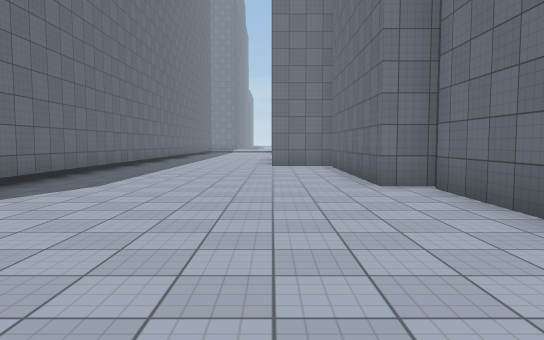
view 1 (above)

24 first-person views from a walk through a 3-D level made in the Unity game engine. The camera is 1.4 m above the floor, tilts 4° down and sees 70° across. The floor is counted in squares, 2 m on a side. Each view is taken from the middle of a square. On the plan, view 1 faces up. The plan holds only what a view shows up to about 11 squares ahead; the rest is blank. The place goes on beyond the plan. The player is left out. Surface patterns are stand-ins for the level's own textures.

view 2
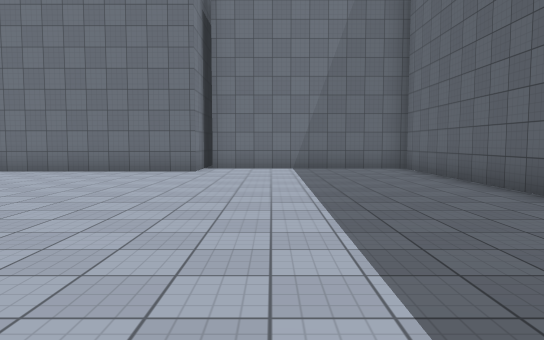

view 3
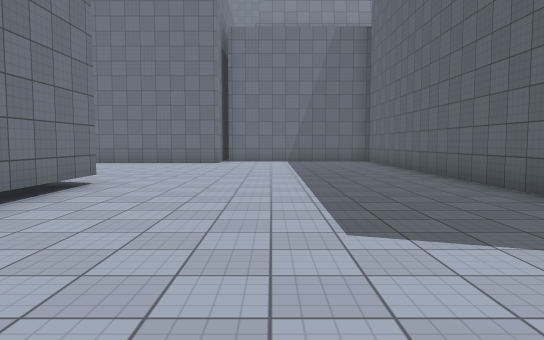

view 4
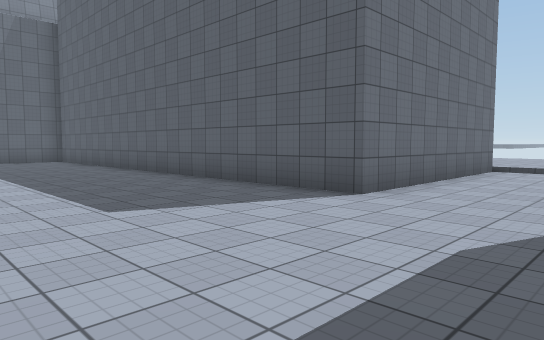

view 5
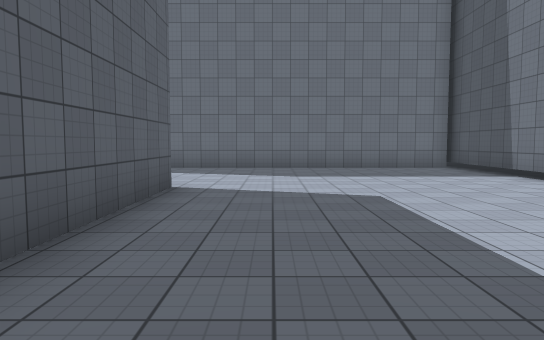

view 6
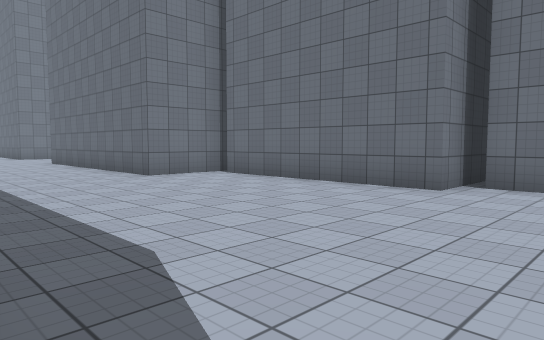

view 7
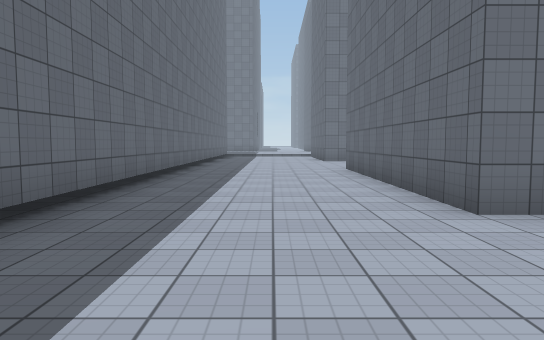

view 8
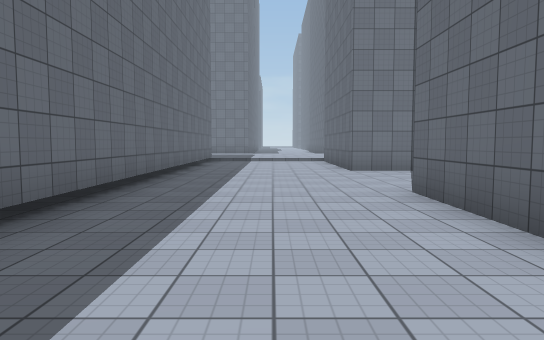

view 9
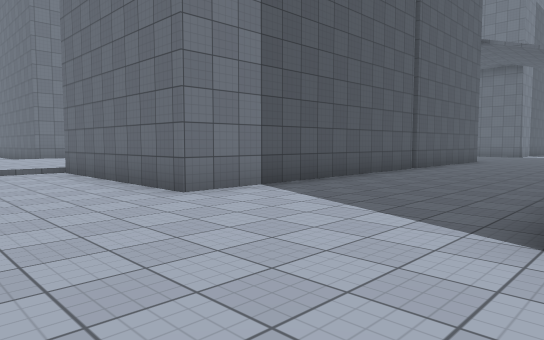

view 10
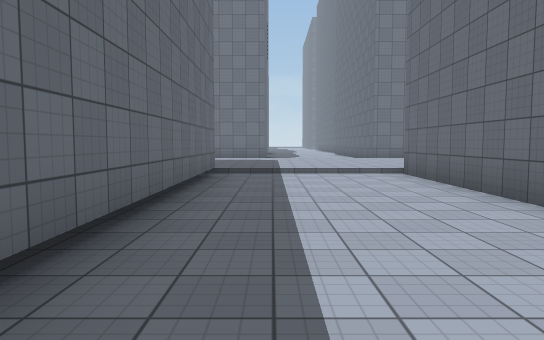

view 11
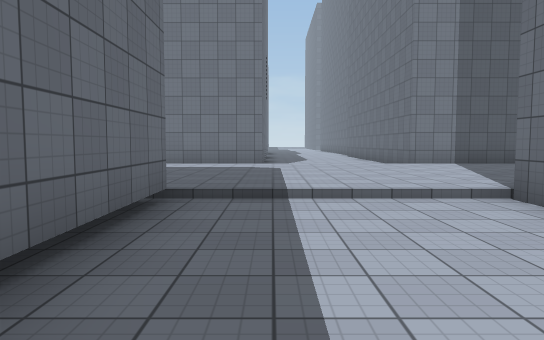

view 12
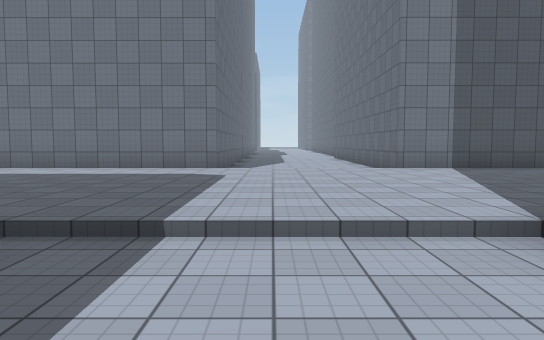

view 13
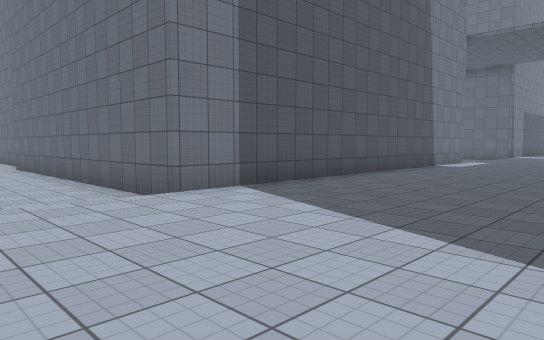

view 14
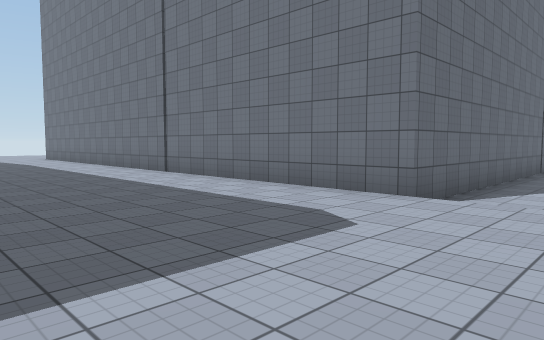

view 15
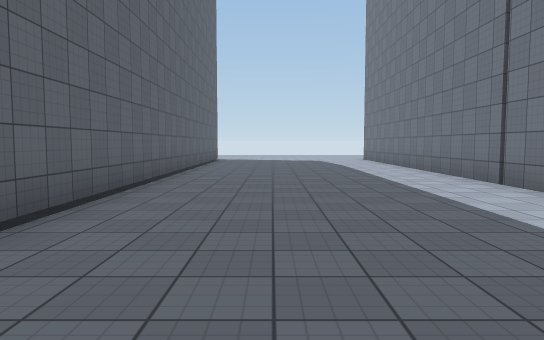

view 16
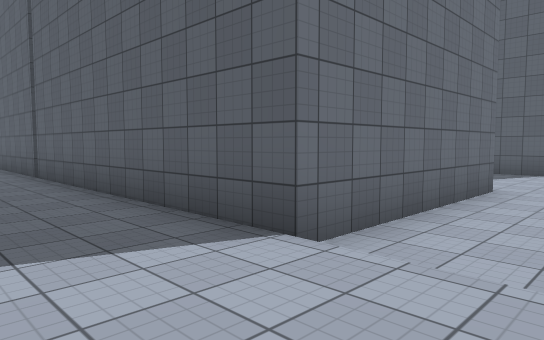

view 17
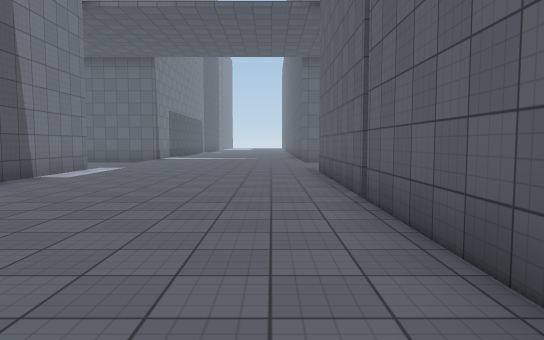

view 18
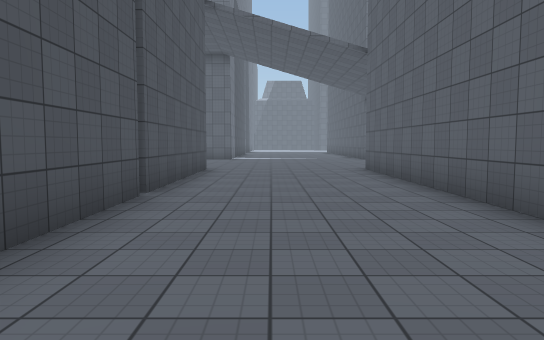

view 19
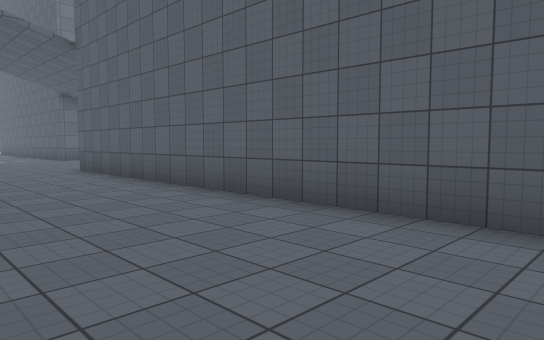

view 20
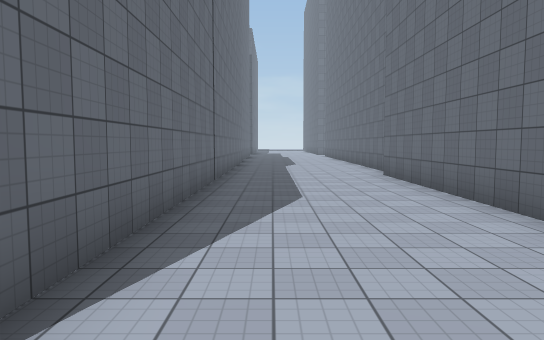

view 21
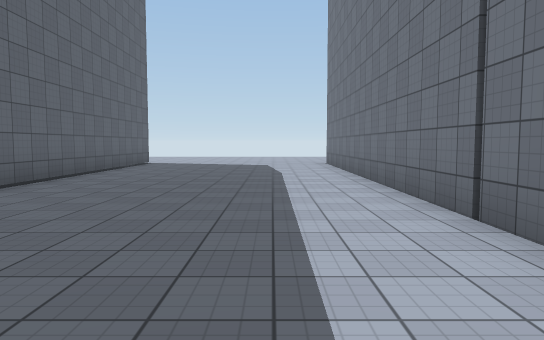

view 22
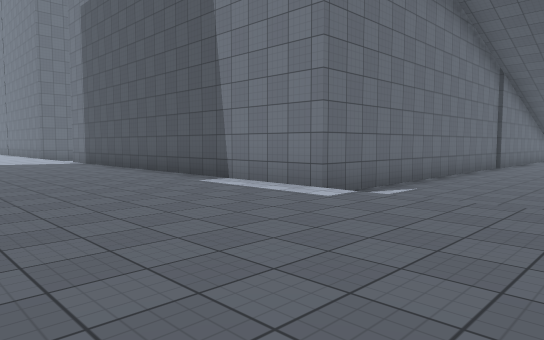

view 23
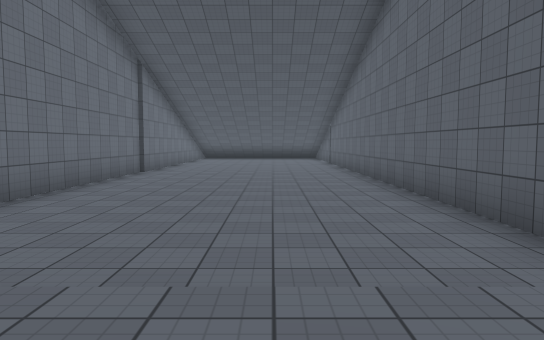

view 24
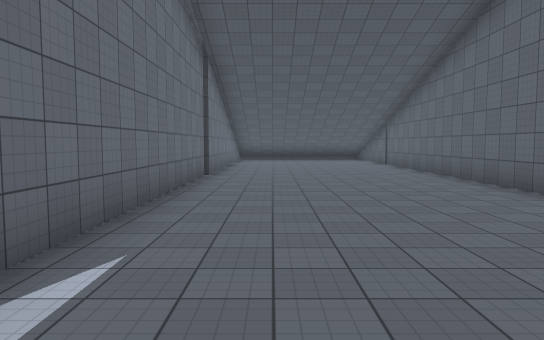

### Floor plan
Key: @ floor where view 1 was taken; # wall or solid block; . main floor; : floor 0.25 m higher than the main floor; / step, stairs or slope.
Columns run from 14 left of view 1 to 19 right of it. Each row starts with its distance up from view 1.
 44           #.....          #......#
 43           #....#          #......#
 42           #....#          #......#
 41           #....#          #......#
 40           #....#          #......#
 39           #....#          #......#
 38           #....#          #......#
 37           #....#          #......#
 36           #....#          #......#
 35           #....#          #......#
 34 ###########////############//////
 33 ::::::::::::::::::::::::::::::::
 32 :::::::::::::::::::::::::::::::
 31 :::::::::::::::::::::::::::::::
 30 :::::::::::::::::::::::::::::::
 29 :::::::::::::::::::::::::::::::
 28 ////////////////////////////
 27 ##########....#############
 26          #....#
 25          #....#
 24          #....#
 23          #....#############
 22          #..................
 21          #..................
 20          #...................
 19          #...................
 18          #....#############.
 17          #....#
 16          #....#
 15          #....#
 14          #....#
 13          #....#
 12          #....###
 11          #......#
 10          #......#
  9          #......#
  8          #......#
  7          #......##
  6          #.......##
  5           .......#
  4           .......#
  3           .......#
  2 #####  ###.......#
  1 #................##
  0 #.............@...#
 -1 #.................#
 -2 #.................#
 -3 #.................#
 -4 #.................#
 -5 #....##############
 -6 #  ..#

Positions as (right, up) in squares from view 1, and headings:
1: (0, 0), facing up
2: (-7, -1), facing right
3: (-11, -1), facing right
4: (-12, 0), facing down-right
5: (-3, -3), facing left
6: (-4, 4), facing up-right
7: (-2, 8), facing up
8: (-2, 13), facing up
9: (-3, 18), facing up-right
10: (-3, 19), facing up
11: (-3, 23), facing up
12: (-2, 25), facing up
13: (-2, 29), facing up-right
14: (-1, 29), facing up-left
15: (-3, 30), facing left
16: (-2, 30), facing down-right
17: (2, 29), facing right
18: (2, 21), facing right
19: (2, 22), facing down-right
20: (-2, 33), facing up
21: (-6, 32), facing left
22: (16, 29), facing up-left
23: (16, 32), facing up
24: (14, 33), facing up
